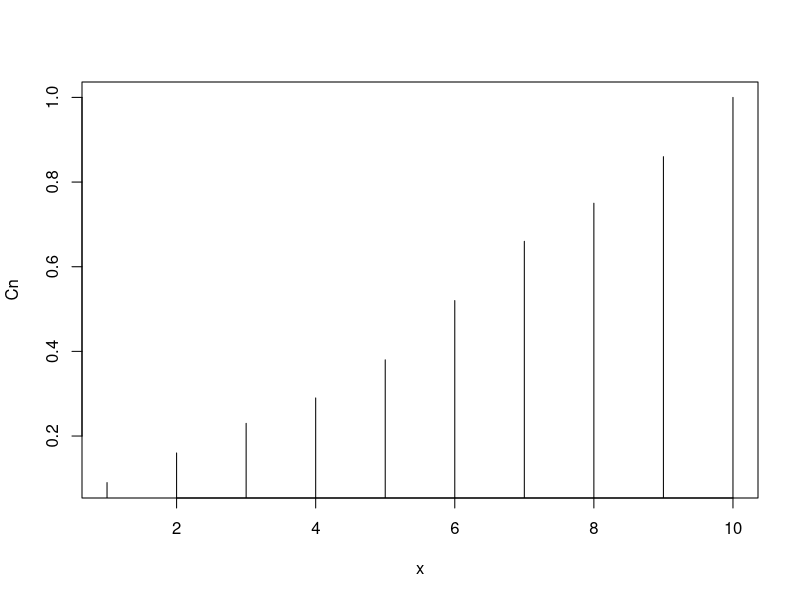
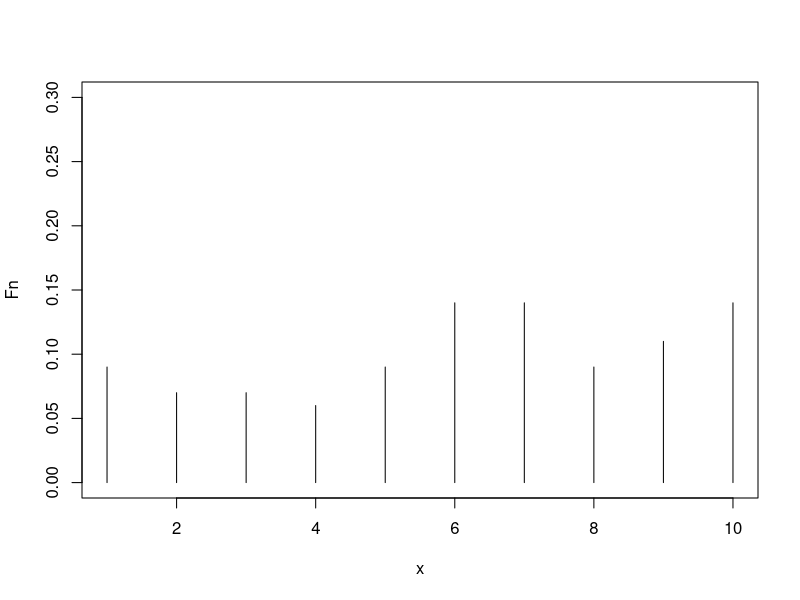
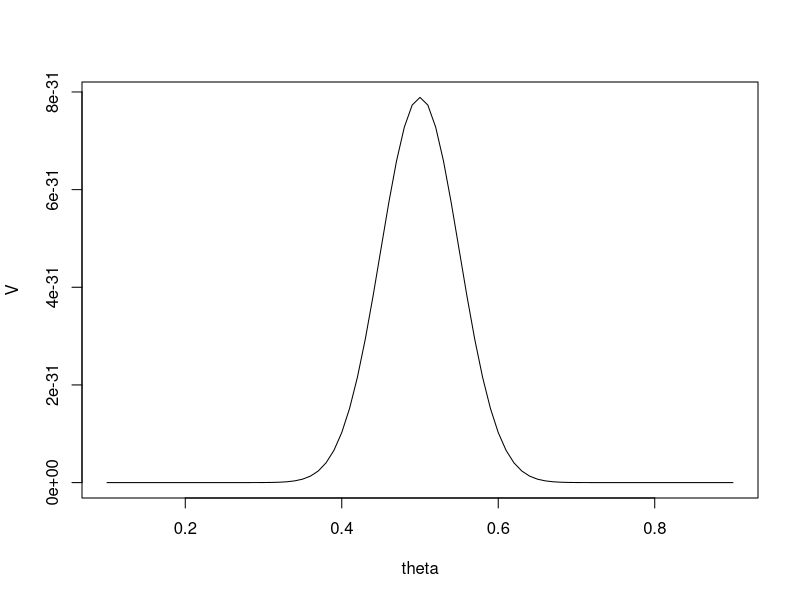
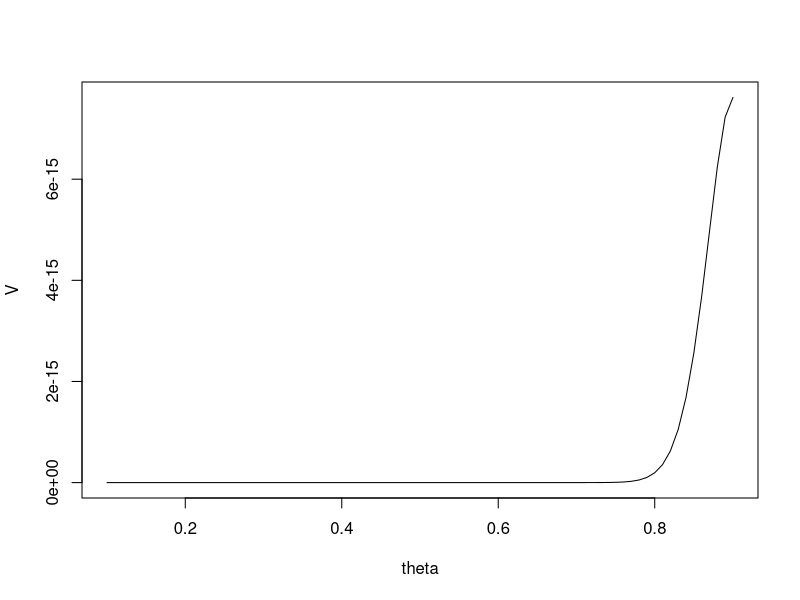
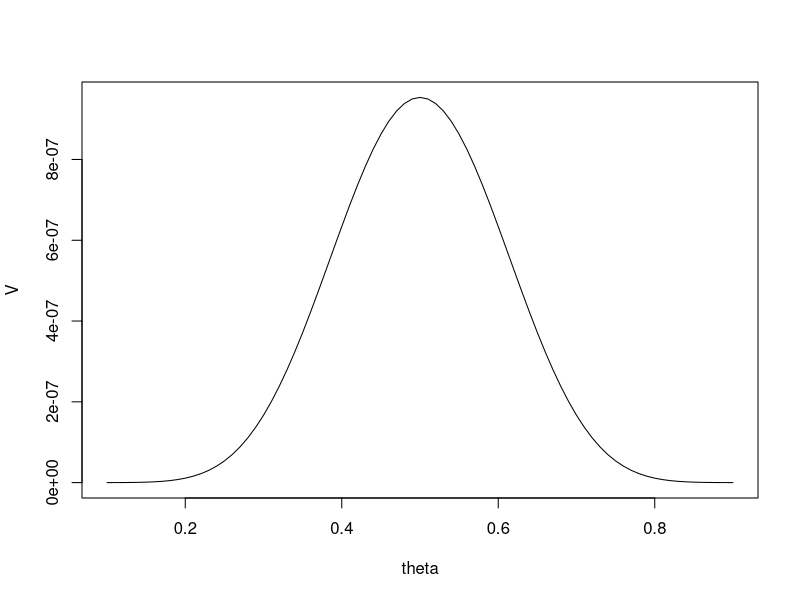
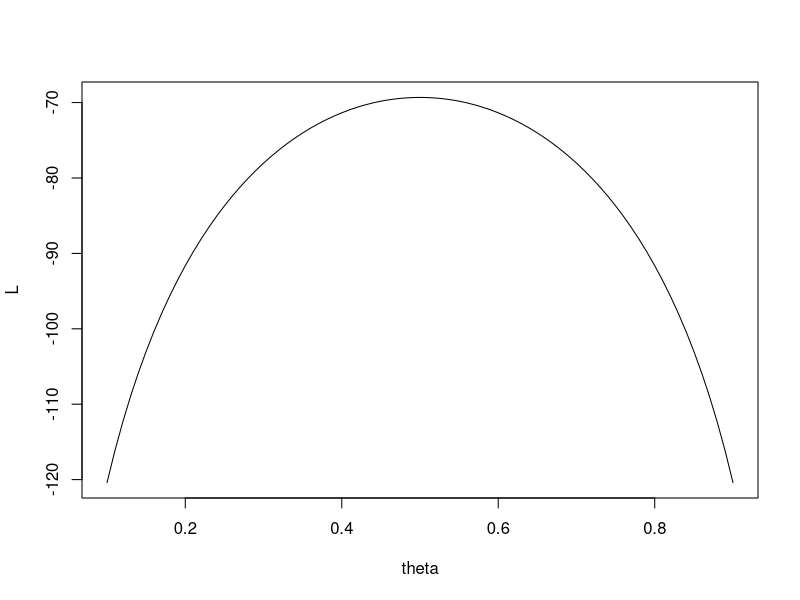
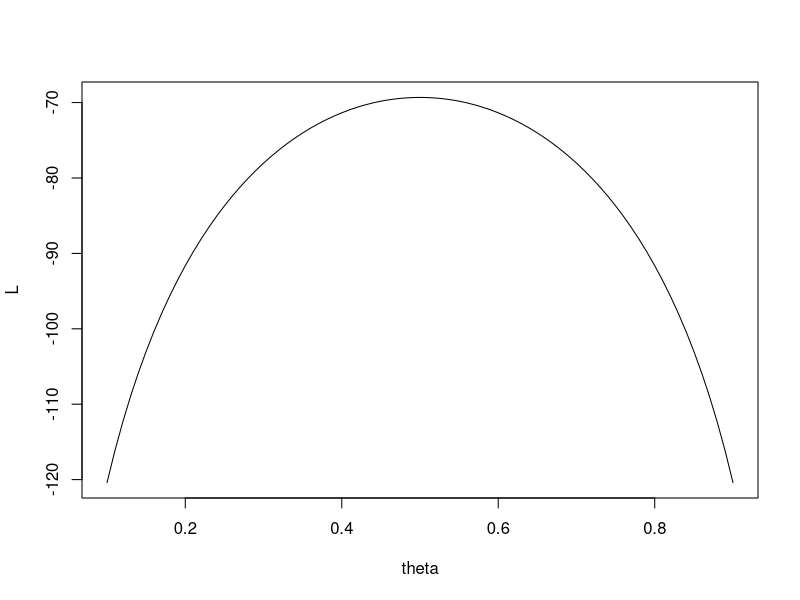
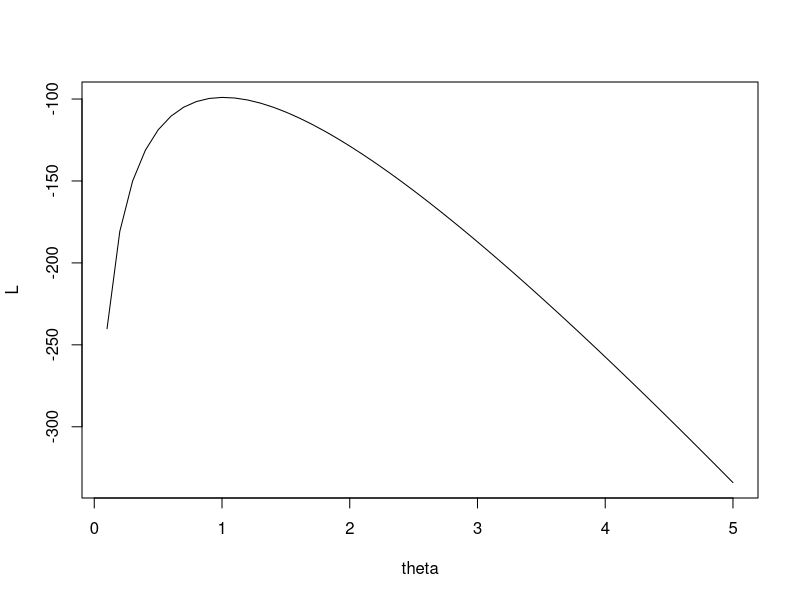

Generate these figures, in order, with R:
## ---- chunk 1
#| echo: true
#| eval: true
#| warning: false

rm(list = ls())
P_B = 0.001 #P(B) probabilità di produrre pezzi difettosi
P_AcondB = 0.9 #P(A|B) la prob di scartarlo quando il pezzo è difettoso
P_AcondcompB = 0.01 #P(A|compB) la prob di scartare non difettosi

#probabilità che il pezzo scartato fosse difettoso = P(B|A)
P_BcondA <-
  P_AcondB * P_B / ((P_B * P_AcondB) + ((1 - P_B) * P_AcondcompB))
P_BcondA # =~ 8 %
## ---- chunk 2
bin <- function(n, k, p) {
  bin <- choose(n,k)*
    p ^ (k) * (1 - p) ^ (n - k) # con 0 < p < 1 e x=(0,1)
  return(bin)
}
bin(10,5,0.2)
## ---- chunk 3
dbinom(5,10,0.2)
## ---- chunk 4
set.seed(1)
x <- sample(1:10, 100, replace = T) #da un uniforme discreta
## ---- chunk 5
somma <- sum(x)
somma_cumulata <- cumsum(x)
n <- length(x)
media_campionaria <- somma / n
mu <- media_campionaria
mu
mean(x)
## ---- chunk 6
n ^ -1 * sum((x - mu) ^ 2)
var(x)
## ---- chunk 7
(n - 1) ^ -1 * sum((x - mu) ^ 2)
var(x)
## ---- chunk 8
X <- seq(1, 10, 1)
Cn <- c()
for (i in X) {
  Cn <- c(Cn, n ^ -1 * sum(x <= i))
}
plot(Cn,type = "h",xlab="x")
## ---- chunk 9
Fn <- c()
for (i in X) {
  Fn <- c(Fn, n ^ -1 * sum(x == i))
}
plot(Fn,ylim = c(0,0.3),type = "h",xlab="x")
## ---- chunk 10
V<-c() #initialization
theta.s <- seq(.1,.9,.01)
for (theta in theta.s) {
  V <- c(V,prod(rep(bin(1,1,theta),50),#successi
                rep(bin(1,0,theta),50)#insuccessi
                ))
  # print(V[length(V)])
}
plot(y=V,x=theta.s, xlab="theta",type = "l")
## ---- chunk 11
V<-c() #initialization
theta.s <- seq(.1,.9,.01)
for (theta in theta.s) {
  V <- c(V,prod(rep(bin(1,1,theta),90),#successi
                rep(bin(1,0,theta),10)#insuccessi
                ))
  # print(V[length(V)])
}
plot(y=V,x=theta.s, xlab="theta",type = "l")
90/100
## ---- chunk 12
V<-c() #initialization
theta.s <- seq(.1,.9,.01)
for (theta in theta.s) {
  V <- c(V,prod(rep(bin(1,1,theta),10),#successi
                rep(bin(1,0,theta),10)#insuccessi
                ))
  # print(V[length(V)])
}
plot(y=V,x=theta.s, xlab="theta",type = "l")
## ---- chunk 13
L<-c() #initialization
theta.s <- seq(.1,.9,.01)
for (theta in theta.s) {
  L <- c(L,sum(log(rep(bin(1,1,theta),50)),#successi
                log(rep(bin(1,0,theta),50))#insuccessi
                ))
  # print(V[length(V)])
}
plot(y=L,x=theta.s, xlab="theta",type = "l")
## ---- chunk 14
L<-c() #initialization
theta.s <- seq(.1,.9,.01)
suc <- 50 #successi
N <- 100
for (theta in theta.s) {
L <- c(L,sum(rep(log(theta),suc))+sum(rep(log(1-theta),N-suc)))
}
plot(y=L,x=theta.s, xlab="theta",type = "l")
## ---- chunk 15
L<-c() #initialization
theta.s <- seq(.1,5,.1)
x <- rexp(100)
for (theta in theta.s) {
L <- c(L,length(x)*log(theta) - (theta*sum(x)))
}
plot(y=L,x=theta.s, xlab="theta",type = "l")
## ---- chunk 16
data(mtcars)
head(mtcars)
## ---- chunk 17
# Codice
summary(mtcars)
str(mtcars)
plot(mtcars$hp, mtcars$mpg, main="HP vs MPG", xlab="Horsepower", ylab="Miles per Gallon")
plot(mtcars$wt, mtcars$mpg, main="Weight vs MPG", xlab="Weight", ylab="Miles per Gallon")
## ---- chunk 18
model <- lm(mpg ~ hp, data=mtcars)
summary(model)
## ---- chunk 19
plot(model)
## ---- chunk 20
model2 <- lm(mpg ~ hp + wt, data=mtcars)
summary(model2)
## ---- chunk 21
plot(model2)
## ---- chunk 22
newdata <- data.frame(hp=150, wt=3.2)
predict(model2, newdata)
## ---- chunk 23
set.seed(123)  # Per riproducibilità
sample_index <- sample(seq_len(nrow(mtcars)), size = 0.7*nrow(mtcars))
train <- mtcars[sample_index, ]
test <- mtcars[-sample_index, ]

model_train <- lm(mpg ~ hp + wt, data=train)
predictions <- predict(model_train, test)

# Calcolo dell'errore medio quadratico (MSE)
mse <- mean((test$mpg - predictions)^2)
mse
